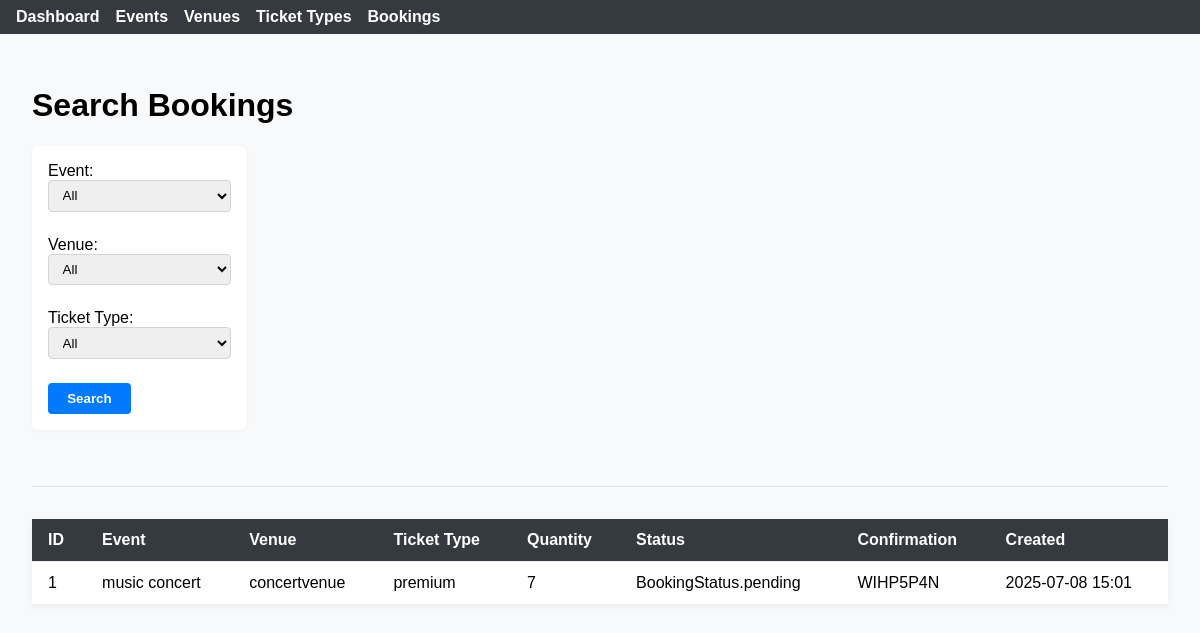
The page /bookings/search on the database its author committed.
### main.py (models this page shows)
class Booking(Base):
    __tablename__ = "bookings"
    id = Column(Integer, primary_key=True, index=True)
    event_id = Column(Integer, ForeignKey("events.id"), nullable=False)
    venue_id = Column(Integer, ForeignKey("venues.id"), nullable=False)
    ticket_type_id = Column(Integer, ForeignKey("ticket_types.id"), nullable=False)
    quantity = Column(Integer, nullable=False)
    status = Column(Enum(BookingStatus), default=BookingStatus.pending, nullable=False)
    confirmation_code = Column(String, unique=True, index=True, nullable=False)
    created_at = Column(DateTime, default=datetime.utcnow)
    event = relationship("Event", back_populates="bookings")
    ticket_type = relationship("TicketType", back_populates="bookings")

class Event(Base):
    __tablename__ = "events"
    id = Column(Integer, primary_key=True, index=True)
    name = Column(String, nullable=False)
    description = Column(String)
    date = Column(DateTime, nullable=False)
    venue_id = Column(Integer, ForeignKey("venues.id"), nullable=False)
    venue = relationship("Venue", back_populates="events")
    ticket_types = relationship("TicketType", back_populates="event", cascade="all, delete-orphan")
    bookings = relationship("Booking", back_populates="event", cascade="all, delete-orphan")

class Venue(Base):
    __tablename__ = "venues"
    id = Column(Integer, primary_key=True, index=True)
    name = Column(String, unique=True, nullable=False)
    address = Column(String, nullable=False)
    capacity = Column(Integer, nullable=False)
    events = relationship("Event", back_populates="venue", cascade="all, delete-orphan")

class TicketType(Base):
    __tablename__ = "ticket_types"
    id = Column(Integer, primary_key=True, index=True)
    name = Column(String, nullable=False)  # VIP, Standard, Economy
    price = Column(Float, nullable=False)
    event_id = Column(Integer, ForeignKey("events.id"), nullable=False)
    event = relationship("Event", back_populates="ticket_types")
    bookings = relationship("Booking", back_populates="ticket_type", cascade="all, delete-orphan")

### main.py (the view)
@app.get("/bookings/search", response_class=HTMLResponse)
def bookings_search_page(request: Request, event: str = "", venue: str = "", ticket_type: str = "", db: Session = Depends(get_db)):
    events = db.query(Event).all()
    venues = db.query(Venue).all()
    ticket_types = db.query(TicketType).all()
    query = db.query(Booking)
    if event:
        query = query.join(Event).filter(Event.name == event)
    if venue:
        query = query.join(Venue, Booking.venue_id == Venue.id).filter(Venue.name == venue)
    if ticket_type:
        query = query.join(TicketType).filter(TicketType.name == ticket_type)
    bookings = query.all()
    bookings_out = []
    for b in bookings:
        event_obj = next((e for e in events if e.id == b.event_id), None)
        venue_obj = next((v for v in venues if v.id == b.venue_id), None)
        ticket_type_obj = next((t for t in ticket_types if t.id == b.ticket_type_id), None)
        bookings_out.append({
            "id": b.id,
            "event_name": event_obj.name if event_obj else b.event_id,
            "venue_name": venue_obj.name if venue_obj else b.venue_id,
            "ticket_type_name": ticket_type_obj.name if ticket_type_obj else b.ticket_type_id,
            "quantity": b.quantity,
            "status": b.status,
            "confirmation_code": b.confirmation_code,
            "created_at": b.created_at.strftime("%Y-%m-%d %H:%M")
        })
    return templates.TemplateResponse("bookings_search.html", {
        "request": request,
        "bookings": bookings_out,
        "events": events,
        "venues": venues,
        "ticket_types": ticket_types,
        "selected_event": event,
        "selected_venue": venue,
        "selected_ticket_type": ticket_type
    })

### static/templates/bookings_search.html (shortened to what this page needs)
{% extends "base.html" %}
{% block content %}
<h1>Search Bookings</h1>
<form method="get" action="/bookings/search">
    <label>Event:
        <select name="event">
            <option value="">All</option>
        </select>
    </label>
    <label>Venue:
        <select name="venue">
            <option value="">All</option>
        </select>
    </label>
    <label>Ticket Type:
        <select name="ticket_type">
            <option value="">All</option>
        </select>
    </label>
    <button type="submit">Search</button>
</form>
<hr>
<table>
    <thead>
        <tr>
            <th>ID</th><th>Event</th><th>Venue</th><th>Ticket Type</th><th>Quantity</th><th>Status</th><th>Confirmation</th><th>Created</th>
        </tr>
    </thead>
    <tbody>
        {% for b in bookings %}
        <tr>
            <td>{{ b.id }}</td>
            <td>{{ b.event_name }}</td>
            <td>{{ b.venue_name }}</td>
            <td>{{ b.ticket_type_name }}</td>
            <td>{{ b.quantity }}</td>
            <td>{{ b.status }}</td>
            <td>{{ b.confirmation_code }}</td>
            <td>{{ b.created_at }}</td>
        </tr>
        {% endfor %}
    </tbody>
</table>
{% endblock %}

### static/style.css (style rules this page uses)
body { font-family: Arial, sans-serif; margin: 0; padding: 0; background: #f8f9fa; }
table { width: 100%; border-collapse: collapse; margin-top: 2rem; background: #fff; box-shadow: 0 2px 8px rgba(0,0,0,0.05); }
th, td { padding: 0.75rem 1rem; border-bottom: 1px solid #e9ecef; text-align: left; }
th { background: #343a40; color: #fff; }
form { margin-bottom: 1.5rem; background: #fff; padding: 1rem; border-radius: 6px; box-shadow: 0 1px 4px rgba(0,0,0,0.04); display: inline-block; }
label { display: block; margin-bottom: 0.5rem; font-weight: 500; }
input[type="number"], select { padding: 0.4rem 0.6rem; border: 1px solid #ced4da; border-radius: 4px; margin-bottom: 1rem; width: 100%; max-width: 250px; }
button { background: #007bff; color: #fff; border: none; padding: 0.5rem 1.2rem; border-radius: 4px; cursor: pointer; font-weight: 600; margin-right: 0.5rem; transition: background 0.2s; }
hr { margin: 2rem 0; border: none; border-top: 1px solid #dee2e6; }

### rows shown on the page
Booking: id "1", event_name "music concert", venue_name "concertvenue", ticket_type_name "premium", quantity "7", status "BookingStatus.pending", confirmation_code "WIHP5P4N", created_at "2025-07-08 15:01"
